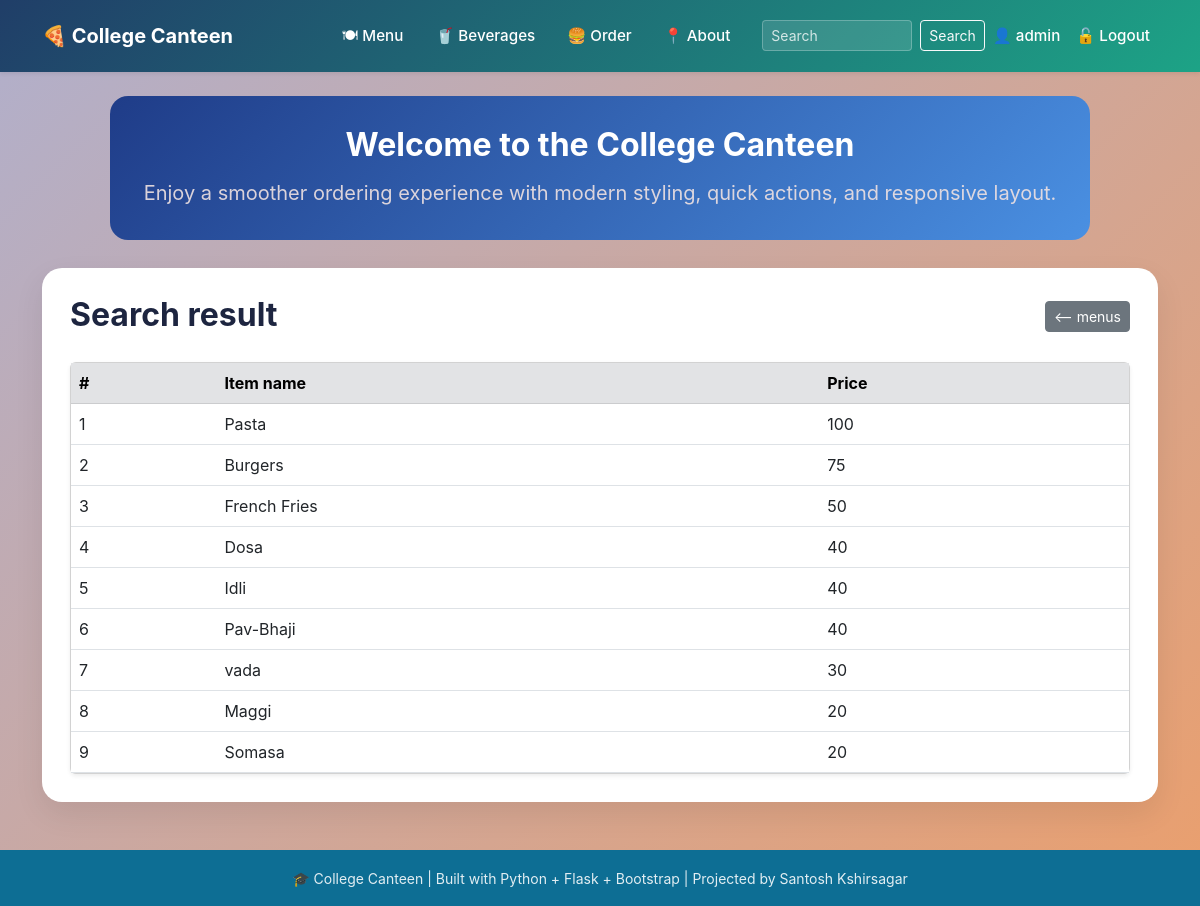
Screenshot of /search (signed in) with the database file from the repository.
### tables this page shows
CREATE TABLE menus
                 (id INTEGER PRIMARY KEY AUTOINCREMENT,
                 name TEXT NOT NULL,
                 price INTEGER NOT NULL);

### app.py (the view)
@app.route("/search")
def search():
    q=request.args.get('q','')
    conn = get_db_menus()
    if q:
        menu = conn.execute('''SELECT * FROM menus WHERE
                                name LIKE ?
                                OR price LIKE ?''',
                                (f'%{q}%', f'%{q}%')).fetchall()
    else:
        menu = conn.execute('SELECT * FROM menus ORDER BY price DESC').fetchall()
    conn.close()
    return render_template("search.html", menus=menu, query=q)

### database.py (called while the page is built)
def get_db():
    conn = sqlite3.connect(DB_PATH)
    conn.row_factory = sqlite3.Row
    return conn

### templates/search.html (shortened to what this page needs)
{% extends "base.html" %}
{% block content %}
<div class="d-flex justify-content-between align-items-center mb-4">
  <h2 class="fw-bold mb-1">Search result</h2>
  <a href="{{url_for('menu')}}" class="btn btn-secondary btn-sm"><-- menus</a>
</div>
{% if menus %}
<div class="card shadow-sm">
  <div class="table-responsive">
    <table class="table table-hover mb-0">
      <thead class="table-secondary">
        <tr>
          <th>#</th>
          <th>Item name</th>
          <th>Price</th>
        </tr>
      </thead>
      <tbody>
        {% for item in menus %}
        <tr class="align-middle">
          <td>{{ loop.index }}</td>
          <td>{{ item.name }}</td>
          <td>{{ item.price }}</td>
        </tr>
        {% endfor %}
      </tbody>
    </table>
  </div>
</div>
{% else %}
<p>No results found.</p>
{% endif %}
{% endblock %}

### templates/base.html (style rules this page uses)
html, body { min-height: 100%; }
body { margin: 0; background: linear-gradient(135deg, #7876a794 0%, #dd63129d 100%); color: #1d2540; font-family: Inter, system-ui, -apple-system, BlinkMacSystemFont, "Segoe UI", sans-serif; display: flex; flex-direction: column; }
:root { --brand: #0d6e94; }

### rows the page displays
menus: name "Pasta", price "100"
menus: name "Burgers", price "75"
menus: name "French Fries", price "50"
menus: name "Dosa", price "40"
menus: name "Idli", price "40"
menus: name "Pav-Bhaji", price "40"
menus: name "vada", price "30"
menus: name "Maggi", price "20"
menus: name "Somasa", price "20"

### other values shown
{{ session.name }} "admin"
